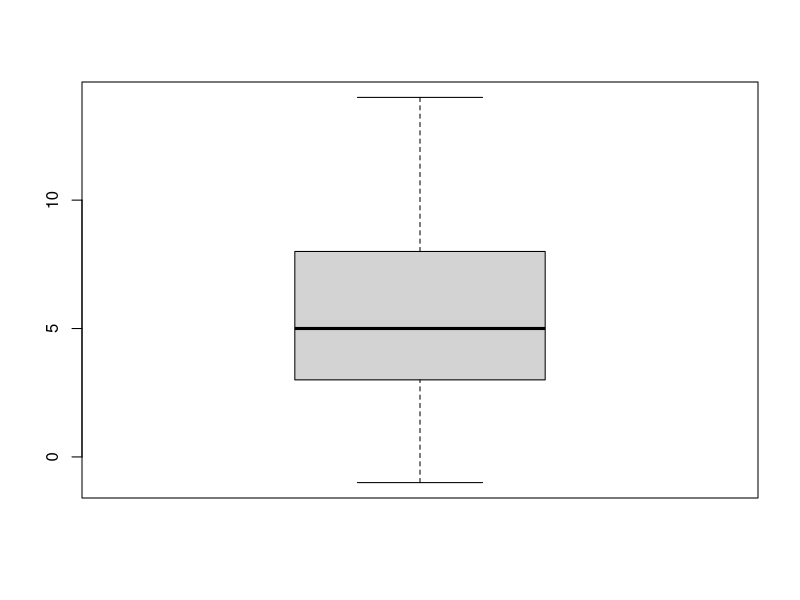
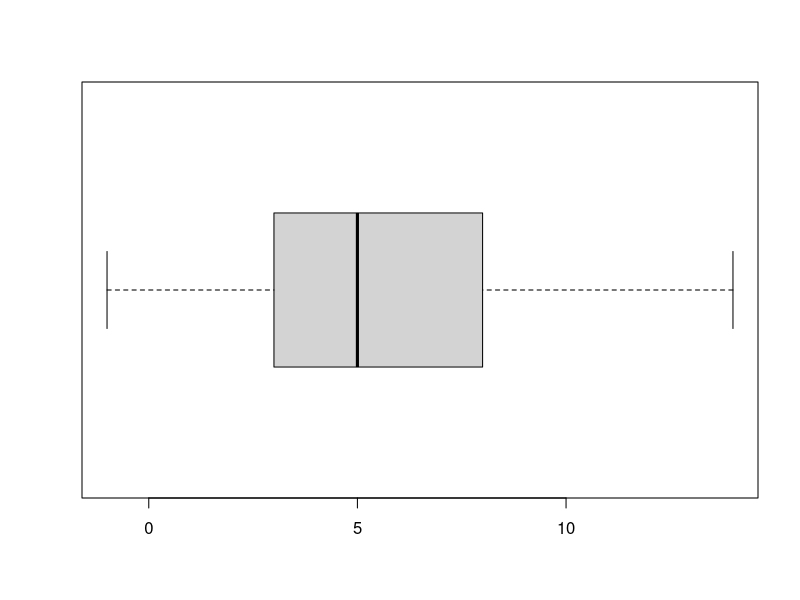
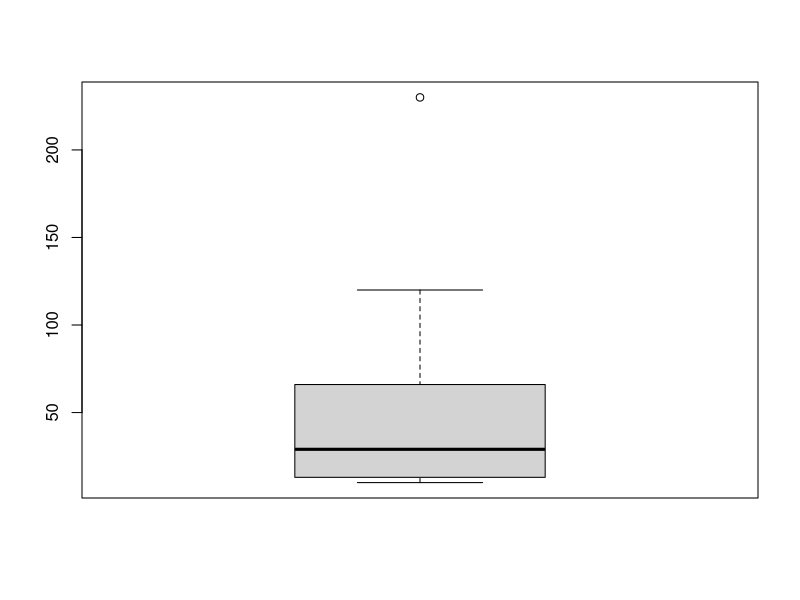
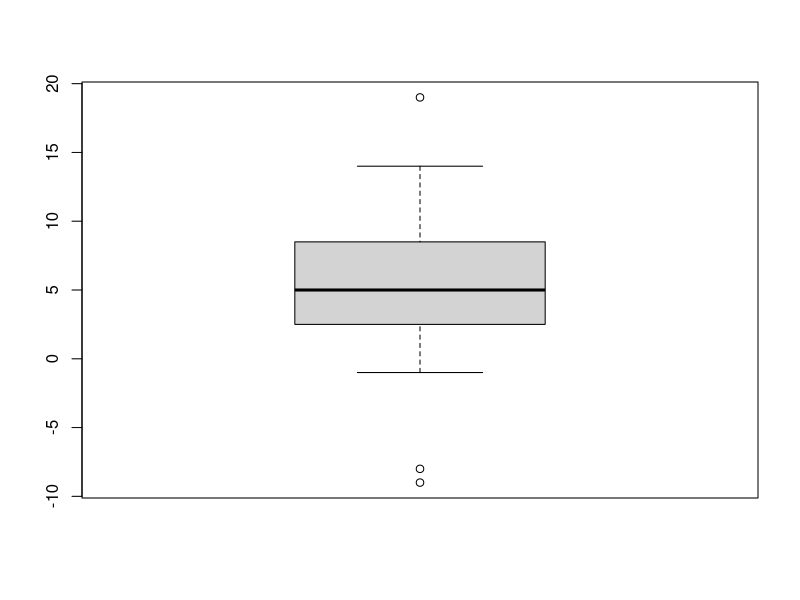
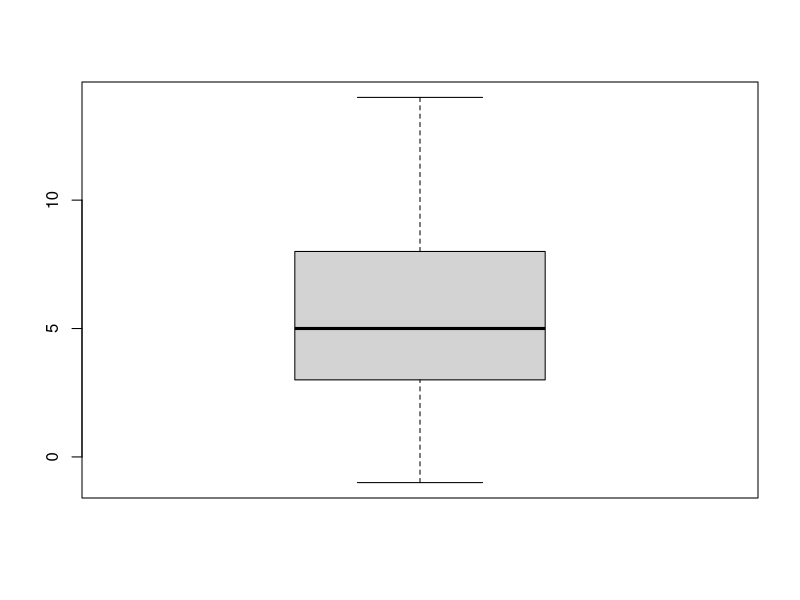
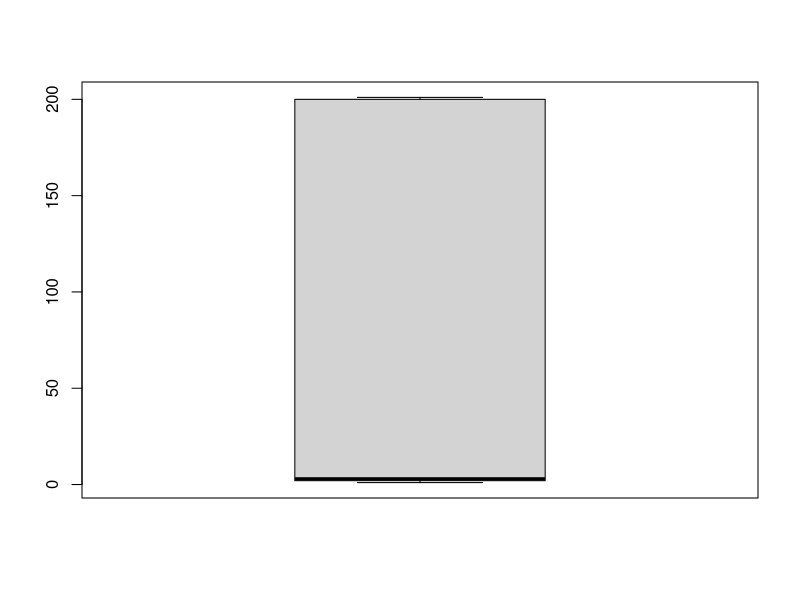
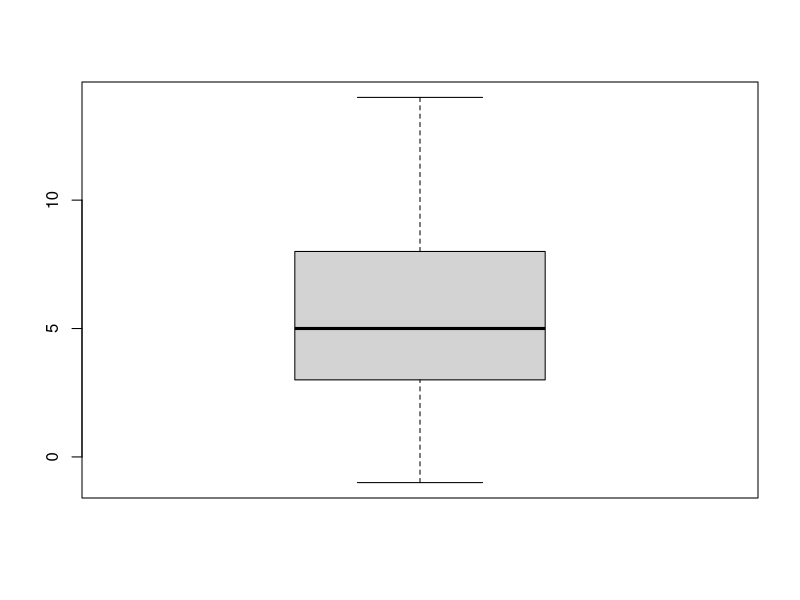
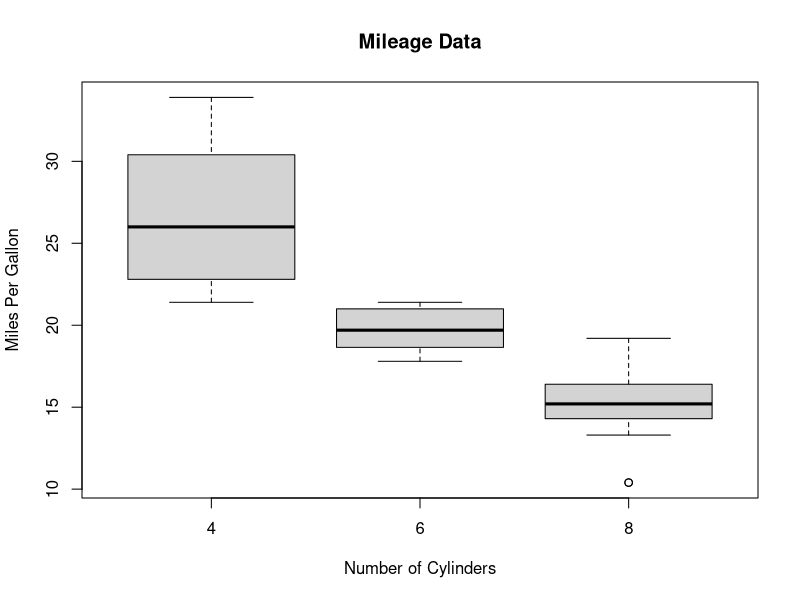

R code for these plots, in order:
# plot
#x<-c(1,0.5,0.55,0.54,0.56,0.43,0.36,0.45,0.11,0.13,0.23,-0.02,-0.12,-0.23,-0.43,-0.54,-0.16,-0.7,-1)
#x<-c(1,0.0001,0.05,0.06,0.09,0.0023,0.0032,0.0043,0.0006,-0.00056,-0.00063,-0.0043,-0.05,-0.06,-1)
#boxplot(x,horizontal = FALSE)
x <- c(8, 5, 14,   12, 3, 9, 7, 4,4, 6, 8, 12,  2, 0, -1, 5, 3)
#x<-c(8,5,3,7)
summary(x)
boxplot(x, horizontal = FALSE)
boxplot(x,horizontal = TRUE)
   
x<-c(10,11,14,15,120,12,34,54,65,24,67,230)
boxplot(x,horizontal = FALSE)
print(mean(x))
x <- c(8, 5, 14, -9, 19, 12, 3, 9, 7, 4, 4, 6, 8, 12, -8, 2, 0, -1, 5, 3)
summary(x)
boxplot(x,horizontal = FALSE)

x <- c(8, 5, 14,  12, 3, 9, 7, 4, 4, 6, 8, 12,  2, 0, -1, 5, 3)
summary(x)
boxplot(x,horizontal = FALSE)

x<-c(1,2,3,200,201)
summary(x)
boxplot(x,horizontal=FALSE)

x <- c(8, 5, 14, 12, 3, 9, 7, 4,4, 6, 8, 12, 2, 0, -1, 5, 3)
summary(x)
boxplot(x,horizontal = FALSE)


mean(x)
mtcars
input <- mtcars[,c('mpg','cyl')]
print(head(input))
# Give the chart file a name.
#png(file = "boxplot.png")

# Plot the chart.
boxplot(mpg ~ cyl, data = mtcars, xlab = "Number of Cylinders",
        ylab = "Miles Per Gallon", main = "Mileage Data")


# Plot the chart.
boxplot(hp ~ cyl, data = mtcars, xlab = "Number of Cylinders",
        ylab = "Horse power", main = "power Data")

# Save the file.
#dev.off()
########################################333
# Give the chart file a name.
#png(file = "boxplot_with_notch.png")

# Plot the chart.
boxplot(mpg ~ cyl, data = mtcars, 
        xlab = "Number of Cylinders",
        ylab = "Miles Per Gallon", 
        main = "Mileage Data",
        notch = TRUE, 
        varwidth = TRUE, 
        col = c("green","yellow","purple"),
        names = c("4","6","8")
)
# Save the file.
#dev.off()

setwd("e:/MCA/Unit III")

df<-read.csv("Combined.csv")
print(df)

v<-df[,c("SALARY","Basic")]
print(v)

boxplot(SALARY~Basic,data=v,xlab="Basic",ylab="Salary",main="Salary Chart")



df<-read.csv("guna1.csv")
print(df)

v<-df[,c("Apptitude","gunas")]
print(v)

boxplot(Apptitude~gunas,data=v,xlab="Guans",ylab="Apptitude",main="Gunas chart")


v<-df[,c("Apptitude","Attitude")]
print(v)

boxplot(Apptitude~Attitude,data=v,xlab="Attitude",ylab="Apptitude",main="Gunas chart")
